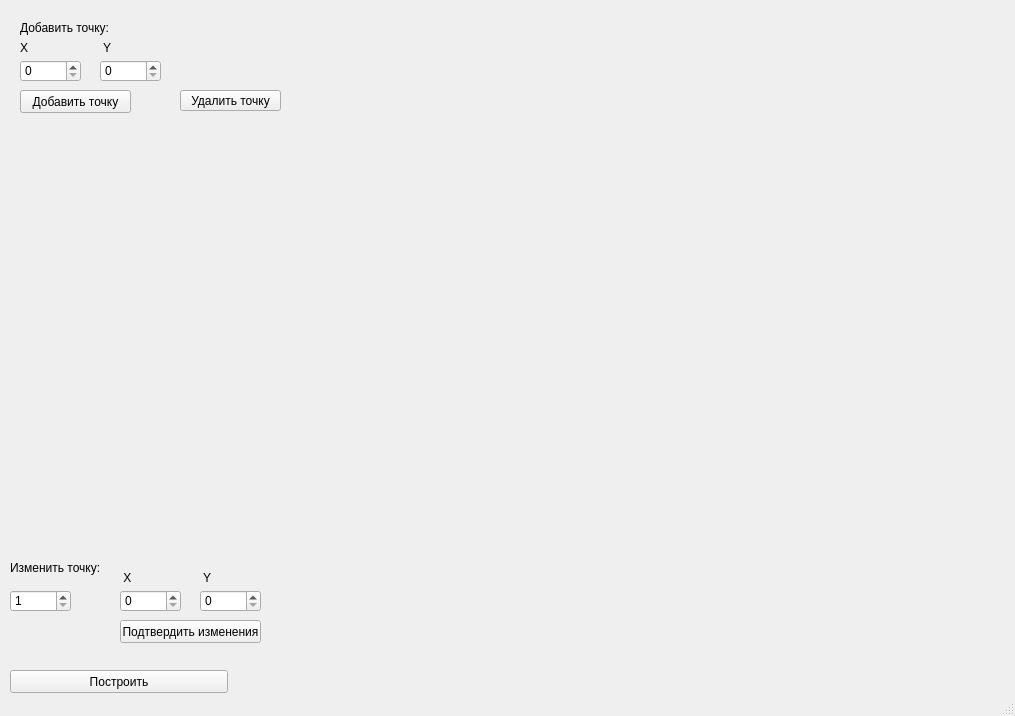
<?xml version="1.0" encoding="UTF-8"?>
<ui version="4.0">
 <class>MainWindow</class>
 <widget class="QMainWindow" name="MainWindow">
  <property name="geometry">
   <rect>
    <x>0</x>
    <y>0</y>
    <width>1015</width>
    <height>716</height>
   </rect>
  </property>
  <property name="windowTitle">
   <string>Lab4</string>
  </property>
  <widget class="QWidget" name="centralwidget">
   <widget class="QWidget" name="verticalLayoutWidget">
    <property name="geometry">
     <rect>
      <x>290</x>
      <y>20</y>
      <width>711</width>
      <height>671</height>
     </rect>
    </property>
    <layout class="QVBoxLayout" name="verticalLayout"/>
   </widget>
   <widget class="QSpinBox" name="spinBox_2">
    <property name="geometry">
     <rect>
      <x>120</x>
      <y>590</y>
      <width>61</width>
      <height>22</height>
     </rect>
    </property>
    <property name="minimum">
     <number>0</number>
    </property>
    <property name="maximum">
     <number>100</number>
    </property>
    <property name="value">
     <number>0</number>
    </property>
   </widget>
   <widget class="QPushButton" name="pushButton_3">
    <property name="geometry">
     <rect>
      <x>180</x>
      <y>90</y>
      <width>101</width>
      <height>21</height>
     </rect>
    </property>
    <property name="text">
     <string>Удалить точку</string>
    </property>
   </widget>
   <widget class="QSpinBox" name="spinBox_6">
    <property name="geometry">
     <rect>
      <x>10</x>
      <y>590</y>
      <width>61</width>
      <height>22</height>
     </rect>
    </property>
    <property name="minimum">
     <number>1</number>
    </property>
    <property name="maximum">
     <number>4</number>
    </property>
    <property name="value">
     <number>1</number>
    </property>
   </widget>
   <widget class="QPushButton" name="pushButton_5">
    <property name="geometry">
     <rect>
      <x>120</x>
      <y>620</y>
      <width>141</width>
      <height>23</height>
     </rect>
    </property>
    <property name="text">
     <string>Подтвердить изменения</string>
    </property>
   </widget>
   <widget class="QPushButton" name="pushButton">
    <property name="geometry">
     <rect>
      <x>10</x>
      <y>670</y>
      <width>218</width>
      <height>23</height>
     </rect>
    </property>
    <property name="text">
     <string>Построить</string>
    </property>
   </widget>
   <widget class="QLabel" name="label_2">
    <property name="geometry">
     <rect>
      <x>20</x>
      <y>140</y>
      <width>231</width>
      <height>411</height>
     </rect>
    </property>
    <property name="text">
     <string/>
    </property>
    <property name="alignment">
     <set>Qt::AlignLeading|Qt::AlignLeft|Qt::AlignTop</set>
    </property>
    <property name="wordWrap">
     <bool>true</bool>
    </property>
   </widget>
   <widget class="QLabel" name="label_5">
    <property name="geometry">
     <rect>
      <x>100</x>
      <y>40</y>
      <width>71</width>
      <height>16</height>
     </rect>
    </property>
    <property name="text">
     <string> Y</string>
    </property>
   </widget>
   <widget class="QSpinBox" name="spinBox">
    <property name="geometry">
     <rect>
      <x>20</x>
      <y>60</y>
      <width>61</width>
      <height>22</height>
     </rect>
    </property>
    <property name="minimum">
     <number>0</number>
    </property>
    <property name="maximum">
     <number>100</number>
    </property>
    <property name="value">
     <number>0</number>
    </property>
   </widget>
   <widget class="QLabel" name="label_7">
    <property name="geometry">
     <rect>
      <x>200</x>
      <y>570</y>
      <width>71</width>
      <height>16</height>
     </rect>
    </property>
    <property name="text">
     <string> Y</string>
    </property>
   </widget>
   <widget class="QLabel" name="label_3">
    <property name="geometry">
     <rect>
      <x>120</x>
      <y>570</y>
      <width>71</width>
      <height>16</height>
     </rect>
    </property>
    <property name="text">
     <string> X</string>
    </property>
   </widget>
   <widget class="QLabel" name="label_9">
    <property name="geometry">
     <rect>
      <x>10</x>
      <y>560</y>
      <width>91</width>
      <height>16</height>
     </rect>
    </property>
    <property name="text">
     <string>Изменить точку:</string>
    </property>
   </widget>
   <widget class="QSpinBox" name="spinBox_5">
    <property name="geometry">
     <rect>
      <x>200</x>
      <y>590</y>
      <width>61</width>
      <height>22</height>
     </rect>
    </property>
    <property name="minimum">
     <number>0</number>
    </property>
    <property name="maximum">
     <number>100</number>
    </property>
   </widget>
   <widget class="QSpinBox" name="spinBox_3">
    <property name="geometry">
     <rect>
      <x>100</x>
      <y>60</y>
      <width>61</width>
      <height>22</height>
     </rect>
    </property>
    <property name="minimum">
     <number>0</number>
    </property>
    <property name="maximum">
     <number>100</number>
    </property>
   </widget>
   <widget class="QPushButton" name="pushButton_2">
    <property name="geometry">
     <rect>
      <x>20</x>
      <y>90</y>
      <width>111</width>
      <height>23</height>
     </rect>
    </property>
    <property name="text">
     <string>Добавить точку</string>
    </property>
   </widget>
   <widget class="QLabel" name="label_4">
    <property name="geometry">
     <rect>
      <x>20</x>
      <y>20</y>
      <width>91</width>
      <height>16</height>
     </rect>
    </property>
    <property name="text">
     <string>Добавить точку:</string>
    </property>
   </widget>
   <widget class="QLabel" name="label">
    <property name="geometry">
     <rect>
      <x>20</x>
      <y>40</y>
      <width>71</width>
      <height>16</height>
     </rect>
    </property>
    <property name="text">
     <string>X</string>
    </property>
   </widget>
  </widget>
  <widget class="QStatusBar" name="statusbar"/>
 </widget>
 <resources/>
 <connections/>
</ui>
